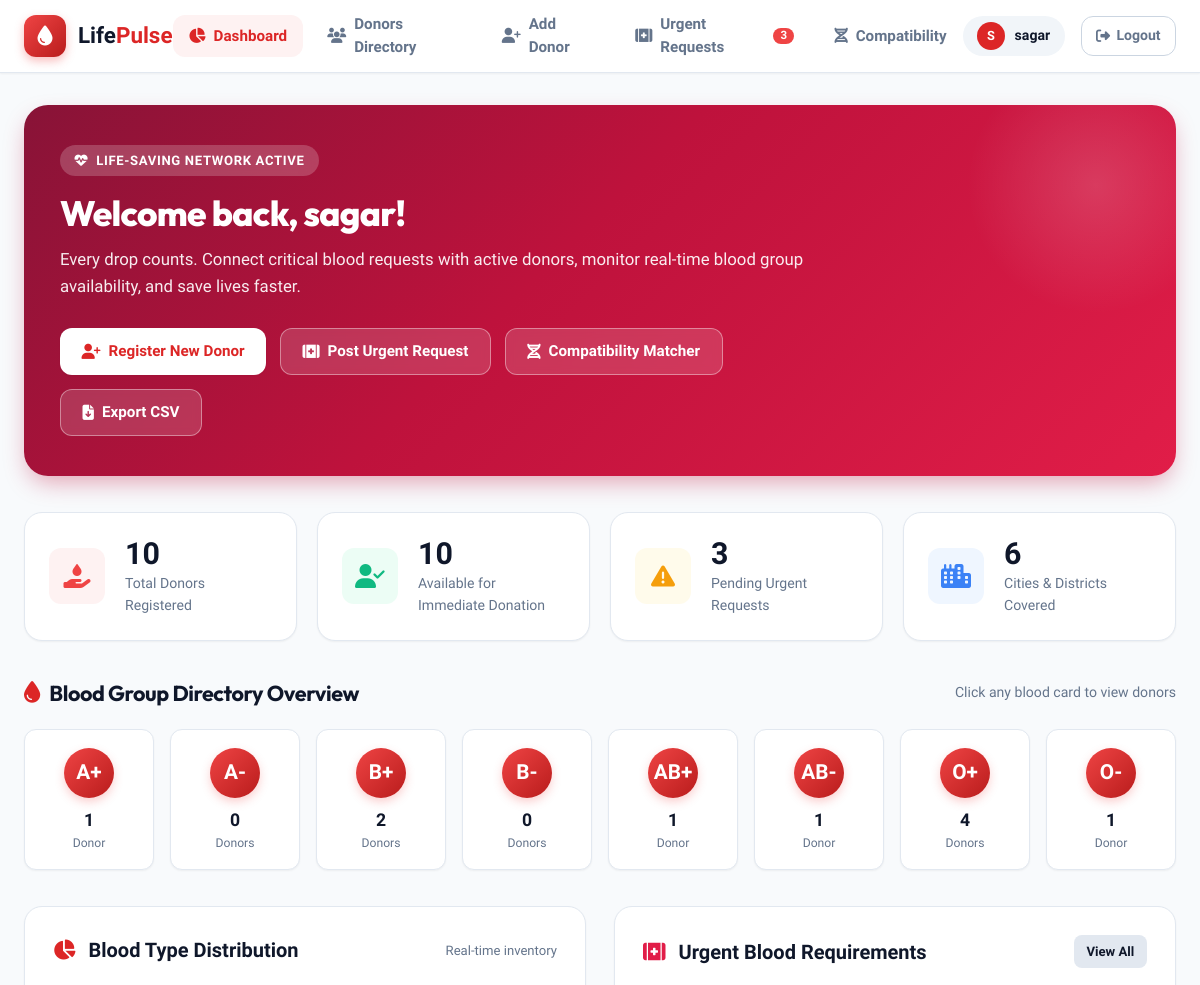
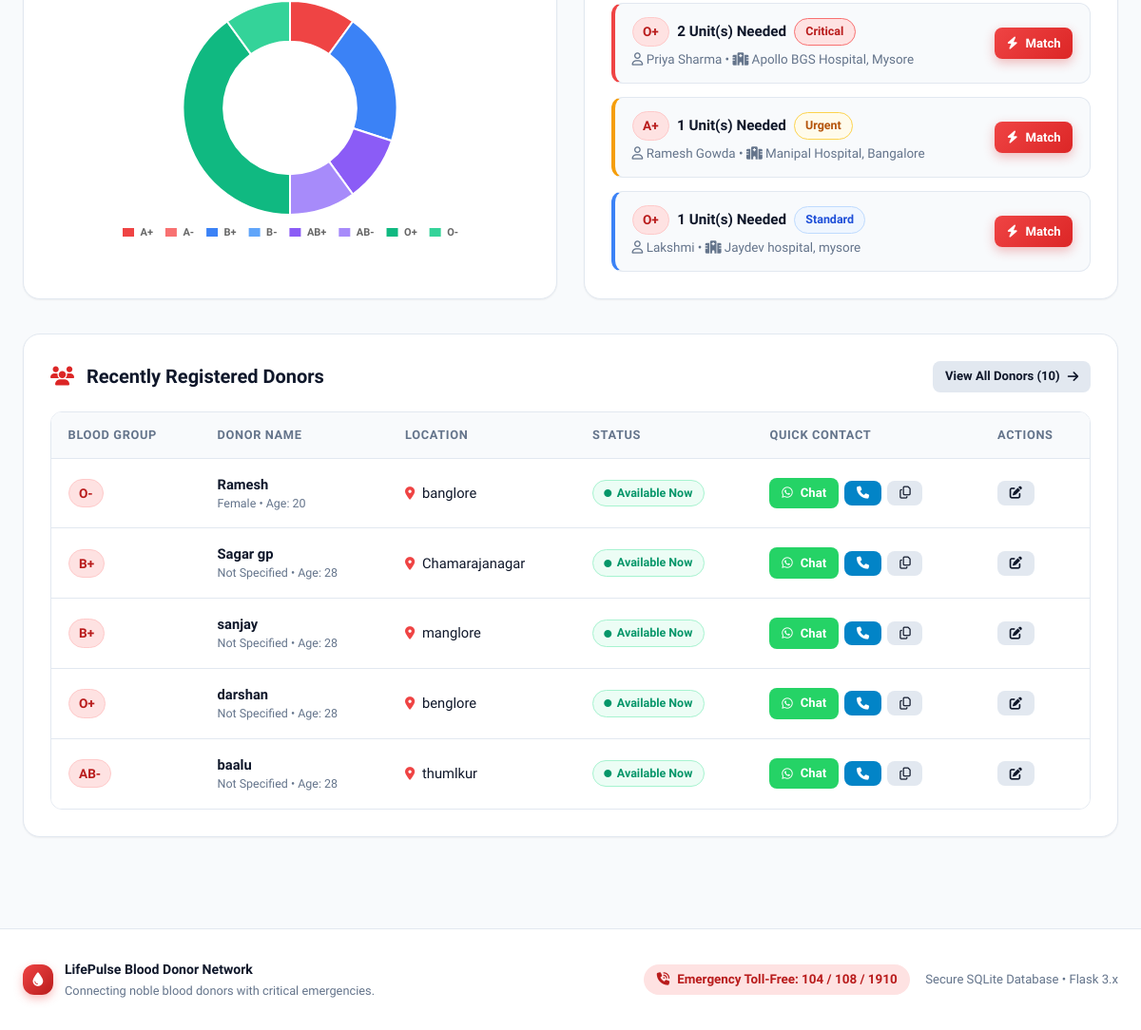
The page / (signed in) on the database its author committed (2 pictures, top to bottom).
### tables this page shows
CREATE TABLE donors(
        id INTEGER PRIMARY KEY,
        name TEXT NOT NULL,
        blood TEXT NOT NULL,
        phone TEXT NOT NULL,
        city TEXT NOT NULL
    , age INTEGER DEFAULT 28, gender TEXT DEFAULT 'Not Specified', status TEXT DEFAULT 'Available', last_donated TEXT DEFAULT '', total_donations INTEGER DEFAULT 1);

CREATE TABLE blood_requests(
        id INTEGER PRIMARY KEY AUTOINCREMENT,
        patient_name TEXT NOT NULL,
        blood_group TEXT NOT NULL,
        units INTEGER NOT NULL DEFAULT 1,
        hospital TEXT NOT NULL,
        city TEXT NOT NULL,
        contact_phone TEXT NOT NULL,
        urgency TEXT NOT NULL DEFAULT 'Urgent',
        status TEXT NOT NULL DEFAULT 'Pending',
        notes TEXT DEFAULT '',
        created_at TIMESTAMP DEFAULT CURRENT_TIMESTAMP
    );

### app.py (the view)
@app.route("/")
def home():
    if "user" not in session:
        return redirect("/login")
    conn = get_db()
    c = conn.cursor()
    c.execute("SELECT COUNT(*) as total FROM donors")
    total_donors = c.fetchone()["total"]
    c.execute("SELECT COUNT(*) as avail FROM donors WHERE status='Available'")
    available_donors = c.fetchone()["avail"]
    c.execute("SELECT COUNT(*) as req_cnt FROM blood_requests WHERE status='Pending'")
    pending_requests = c.fetchone()["req_cnt"]
    c.execute("SELECT COUNT(DISTINCT LOWER(TRIM(city))) as city_cnt FROM donors")
    total_cities = c.fetchone()["city_cnt"]
    c.execute("SELECT UPPER(TRIM(blood)) as grp, COUNT(*) as cnt FROM donors GROUP BY grp")
    rows = c.fetchall()
    blood_counts = {g: 0 for g in ALL_BLOOD_GROUPS}
    for r in rows:
        grp = r["grp"]
        if grp in blood_counts:
            blood_counts[grp] = r["cnt"]
    c.execute("SELECT * FROM donors ORDER BY id DESC LIMIT 5")
    recent_donors = c.fetchall()
    c.execute("""
    SELECT * FROM blood_requests
    ORDER BY CASE WHEN urgency='Critical' THEN 1 WHEN urgency='Urgent' THEN 2 ELSE 3 END, id DESC
    LIMIT 3
    """)
    urgent_requests = c.fetchall()
    conn.close()
    return render_template(
        "dashboard.html",
        total_donors=total_donors,
        available_donors=available_donors,
        pending_requests=pending_requests,
        total_cities=total_cities,
        blood_counts=blood_counts,
        recent_donors=recent_donors,
        urgent_requests=urgent_requests
    )

### app.py (called while the page is built)
def get_db():
    conn = sqlite3.connect(DATABASE)
    conn.row_factory = sqlite3.Row
    return conn

@app.context_processor
def inject_global_data():
    pending_count = 0
    if "user" in session:
        try:
            conn = get_db()
            c = conn.cursor()
            c.execute("SELECT COUNT(*) as cnt FROM blood_requests WHERE status='Pending'")
            row = c.fetchone()
            if row:
                pending_count = row["cnt"]
            conn.close()
        except:
            pass
    return dict(pending_requests_count=pending_count)

### templates/dashboard.html (shortened to what this page needs)
{% extends "base.html" %}
{% block content %}
<section class="hero-banner">
    <div class="hero-content">
        <div class="hero-badge">
            <i class="fa-solid fa-heart-pulse"></i> Life-Saving Network Active
        </div>
        <h1 class="hero-title">Welcome back, {{ session.get('user', 'Friend') }}!</h1>
        <p class="hero-subtitle">
            Every drop counts. Connect critical blood requests with active donors, monitor real-time blood group availability, and save lives faster.
        </p>
        <div class="hero-actions">
            <a href="/add_donor" class="btn btn-white">
                <i class="fa-solid fa-user-plus"></i> Register New Donor
            </a>
            <a href="/requests" class="btn btn-outline-white">
                <i class="fa-solid fa-kit-medical"></i> Post Urgent Request
            </a>
            <a href="/compatibility" class="btn btn-outline-white">
                <i class="fa-solid fa-dna"></i> Compatibility Matcher
            </a>
            <a href="/export_csv" class="btn btn-outline-white" title="Download Donors as CSV">
                <i class="fa-solid fa-file-arrow-down"></i> Export CSV
            </a>
        </div>
    </div>
</section>
<section class="stats-grid">
    <div class="stat-card">
        <div class="stat-icon-wrapper icon-red">
            <i class="fa-solid fa-hand-holding-droplet"></i>
        </div>
        <div>
            <div class="stat-value">{{ total_donors }}</div>
            <div class="stat-label">Total Donors Registered</div>
        </div>
    </div>
    <div class="stat-card">
        <div class="stat-icon-wrapper icon-green">
            <i class="fa-solid fa-user-check"></i>
        </div>
        <div>
            <div class="stat-value">{{ available_donors }}</div>
            <div class="stat-label">Available for Immediate Donation</div>
        </div>
    </div>
    <div class="stat-card">
        <div class="stat-icon-wrapper icon-amber">
            <i class="fa-solid fa-triangle-exclamation"></i>
        </div>
        <div>
            <div class="stat-value">{{ pending_requests }}</div>
            <div class="stat-label">Pending Urgent Requests</div>
        </div>
    </div>
    <div class="stat-card">
        <div class="stat-icon-wrapper icon-blue">
            <i class="fa-solid fa-city"></i>
        </div>
        <div>
            <div class="stat-value">{{ total_cities }}</div>
            <div class="stat-label">Cities & Districts Covered</div>
        </div>
    </div>
</section>
<section class="mb-4">
    <div class="section-header">
        <h2 class="section-title">
            <i class="fa-solid fa-droplet" style="color: var(--primary);"></i>
            Blood Group Directory Overview
        </h2>
        <span style="font-size: 0.88rem; color: var(--text-muted);">
            Click any blood card to view donors
        </span>
    </div>
    <div class="blood-grid">
        {% for b_type in ["A+", "A-", "B+", "B-", "AB+", "AB-", "O+", "O-"] %}
            {% set count = blood_counts.get(b_type, 0) %}
            <a href="/donors?blood={{ b_type|urlencode }}" class="blood-card" title="Filter {{ b_type }} donors">
                <div class="blood-badge-large">{{ b_type }}</div>
                <div class="blood-count">{{ count }}</div>
                <div class="blood-sub">Donor{{ 's' if count != 1 else '' }}</div>
            </a>
        {% endfor %}
    </div>
</section>
<div style="display: grid; grid-template-columns: repeat(auto-fit, minmax(420px, 1fr)); gap: 1.75rem; margin-bottom: 2.25rem;">
    <div class="card" style="margin-bottom: 0;">
        <div class="card-title">
            <span><i class="fa-solid fa-chart-pie" style="color: var(--primary); margin-right: 0.5rem;"></i> Blood Type Distribution</span>
            <span style="font-size: 0.82rem; font-weight: normal; color: var(--text-muted);">Real-time inventory</span>
        </div>
        <div style="position: relative; height: 260px; display: flex; justify-content: center; align-items: center;">
            <canvas id="bloodChart"></canvas>
        </div>
    </div>
    <div class="card" style="margin-bottom: 0;">
        <div class="card-title">
            <span><i class="fa-solid fa-kit-medical" style="color: #e11d48; margin-right: 0.5rem;"></i> Urgent Blood Requirements</span>
            <a href="/requests" class="btn btn-sm btn-secondary">View All</a>
        </div>
        {% if urgent_requests and urgent_requests|length > 0 %}
            <div style="display: flex; flex-direction: column; gap: 0.85rem;">
                {% for req in urgent_requests %}
                    <div style="background: #f8fafc; border: 1px solid var(--border); border-left: 4px solid {% if req.urgency == 'Critical' %}#ef4444{% elif req.urgency == 'Urgent' %}#f59e0b{% else %}#3b82f6{% endif %}; border-radius: var(--radius-md); padding: 0.9rem 1.1rem; display: flex; justify-content: space-between; align-items: center;">
                        <div>
                            <div style="display: flex; align-items: center; gap: 0.5rem; margin-bottom: 0.25rem;">
                                <span class="blood-pill">{{ req.blood_group }}</span>
                                <strong style="font-size: 0.95rem; color: var(--secondary);">{{ req.units }} Unit(s) Needed</strong>
                                <span class="status-badge {% if req.urgency == 'Critical' %}urgency-critical{% elif req.urgency == 'Urgent' %}urgency-urgent{% else %}urgency-standard{% endif %}">
                                    {{ req.urgency }}
                                </span>
                            </div>
                            <div style="font-size: 0.84rem; color: var(--text-muted);">
                                <span><i class="fa-regular fa-user"></i> {{ req.patient_name }}</span> &bull;
                                <span><i class="fa-solid fa-hospital"></i> {{ req.hospital }}, {{ req.city }}</span>
                            </div>
                        </div>
                        <div>
                            <a href="/compatibility?blood={{ req.blood_group|urlencode }}" class="btn btn-sm btn-primary" title="Find compatible donors">
                                <i class="fa-solid fa-bolt"></i> Match
                            </a>
                        </div>
                    </div>
                {% endfor %}
            </div>
        {% endif %}
    </div>
</div>
<div class="card">
    <div class="card-title">
        <span><i class="fa-solid fa-users" style="color: var(--primary); margin-right: 0.5rem;"></i> Recently Registered Donors</span>
        <a href="/donors" class="btn btn-sm btn-secondary">
            View All Donors ({{ total_donors }}) <i class="fa-solid fa-arrow-right"></i>
        </a>
    </div>
    <div class="table-responsive">
        <table class="custom-table">
            <thead>
                <tr>
                    <th>Blood Group</th>
                    <th>Donor Name</th>
                    <th>Location</th>
                    <th>Status</th>
                    <th>Quick Contact</th>
                    <th>Actions</th>
                </tr>
            </thead>
            <tbody>
                {% for d in recent_donors %}
                <tr>
                    <td>
                        <span class="blood-pill">{{ d.blood }}</span>
                    </td>
                    <td>
                        <div style="font-weight: 700; color: var(--secondary);">{{ d.name }}</div>
                        <div style="font-size: 0.78rem; color: var(--text-muted);">
                            {{ d.gender if d.gender else 'Donor' }} &bull; Age: {{ d.age if d.age else '25+' }}
                        </div>
                    </td>
                    <td>
                        <i class="fa-solid fa-location-dot" style="color: #ef4444; font-size: 0.85rem; margin-right: 0.25rem;"></i>
                        <span style="font-weight: 500;">{{ d.city }}</span>
                    </td>
                    <td>
                        {% if d.status == 'Available' %}
                            <span class="status-badge status-available">
                                <i class="fa-solid fa-circle" style="font-size: 0.5rem;"></i> Available Now
                            </span>
                        {% elif d.status == 'Donated Recently' %}
                            <span class="status-badge status-recent">
                                <i class="fa-solid fa-clock" style="font-size: 0.65rem;"></i> Recently Donated
                            </span>
                        {% else %}
                            <span class="status-badge status-unavailable">
                                <i class="fa-solid fa-ban" style="font-size: 0.65rem;"></i> Unavailable
                            </span>
                        {% endif %}
                    </td>
                    <td>
                        <div style="display: flex; gap: 0.4rem; align-items: center;">
                            <a href="https://wa.me/91{{ d.phone|replace(' ', '')|replace('-', '') }}?text=Hello%20{{ d.name }}%2C%20we%20found%20your%20profile%20on%20LifePulse%20Blood%20Network.%20Are%20you%20available%20for%20a%20blood%20donation%20in%20{{ d.city }}%3F"
                               target="_blank" class="btn btn-sm btn-whatsapp" title="WhatsApp Message">
                                <i class="fa-brands fa-whatsapp"></i> Chat
                            </a>
                            <a href="tel:{{ d.phone }}" class="btn btn-sm btn-call" title="Call Donor">
                                <i class="fa-solid fa-phone"></i>
                            </a>
                            <button onclick="copyToClipboard('{{ d.phone }}', '{{ d.name }}\'s phone')" class="btn btn-sm btn-secondary" title="Copy Number">
                                <i class="fa-regular fa-copy"></i>
                            </button>
                        </div>
                    </td>
                    <td>
                        <a href="/edit/{{ d.id }}" class="btn btn-sm btn-secondary" title="Edit Donor Info">
                            <i class="fa-solid fa-pen-to-square"></i>
                        </a>
                    </td>
                </tr>
                {% endfor %}
            </tbody>
        </table>
    </div>
</div>
{% endblock %}
{% block extra_scripts %}
<script>
    // Initialize Chart.js
    document.addEventListener("DOMContentLoaded", function() {
        const ctx = document.getElementById('bloodChart');
        if (ctx) {
            const chartData = {
                labels: ['A+', 'A-', 'B+', 'B-', 'AB+', 'AB-', 'O+', 'O-'],
                datasets: [{
                    label: 'Donors',
                    data: [
                        {{ blood_counts.get('A+', 0) }},
                        {{ blood_counts.get('A-', 0) }},
                        {{ blood_counts.get('B+', 0) }},
                        {{ blood_counts.get('B-', 0) }},
                        {{ blood_counts.get('AB+', 0) }},
                        {{ blood_counts.get('AB-', 0) }},
                        {{ blood_counts.get('O+', 0) }},
                        {{ blood_counts.get('O-', 0) }}
                    ],
                    backgroundColor: [
                        '#ef4444',
                        '#f87171',
                        '#3b82f6',
                        '#60a5fa',
                        '#8b5cf6',
                        '#a78bfa',
                        '#10b981',
                        '#34d399'
                    ],
                    borderWidth: 2,
                    borderColor: '#ffffff',
                    hoverOffset: 6
                }]
            };
            new Chart(ctx, {
                type: 'doughnut',
                data: chartData,
                options: {
                    responsive: true,
                    maintainAspectRatio: false,
                    plugins: {
                        legend: {
                            position: 'bottom',
                            labels: {
                                font: {
                                    family: "'Plus Jakarta Sans', sans-serif",
                                    weight: 600,
                                    size: 11
                                },
                                boxWidth: 14,
                                padding: 12
                            }
                        }
                    },
                    cutout: '62%'
                }
            });
        }
    });
</script>
{% endblock %}

### rows shown on the page
donors: blood "AB-", total_donations "1", name "baalu", gender "Not Specified", age "28", city "thumlkur", status "Available" (drawn)
blood_requests: blood_group "O+", units "2", urgency "Critical", patient_name "Priya Sharma", hospital "Apollo BGS Hospital", city "Mysore"
blood_requests: blood_group "A+", units "1", urgency "Urgent", patient_name "Ramesh Gowda", hospital "Manipal Hospital", city "Bangalore"
blood_requests: blood_group "O+", units "1", urgency "Standard", patient_name "Lakshmi", hospital "Jaydev hospital", city "mysore"
donors: blood "O-", name "Ramesh", gender "Female", age "20", city "banglore", status "Available" (drawn)
donors: blood "B+", name "Sagar gp", gender "Not Specified", age "28", city "Chamarajanagar", status "Available" (drawn)
donors: blood "B+", name "sanjay", gender "Not Specified", age "28", city "manglore", status "Available" (drawn)
donors: blood "O+", name "darshan", gender "Not Specified", age "28", city "benglore", status "Available" (drawn)

### other values the page prints
{{ pending_requests_count }} "3"
{{ session.get('user', 'U')[0]|upper }} "S"
{{ session.get('user') }} "sagar"
{{ session.get('user', 'Friend') }} "sagar"
{{ total_donors }} "10"
{{ available_donors }} "10"
{{ pending_requests }} "3"
{{ total_cities }} "6"
{{ b_type }} "A+" "A-" "B+" "B-" "AB+" "O+" "O-"
{{ count }} "1" "0" "2" "0" "1" "4" "1"
{{ 's' if count != 1 else '' }} "s" "s" "s" "s"
chart data {{ blood_counts.get('A+', 0) }} 1
chart data {{ blood_counts.get('A-', 0) }} 0
chart data {{ blood_counts.get('B+', 0) }} 2
chart data {{ blood_counts.get('B-', 0) }} 0
